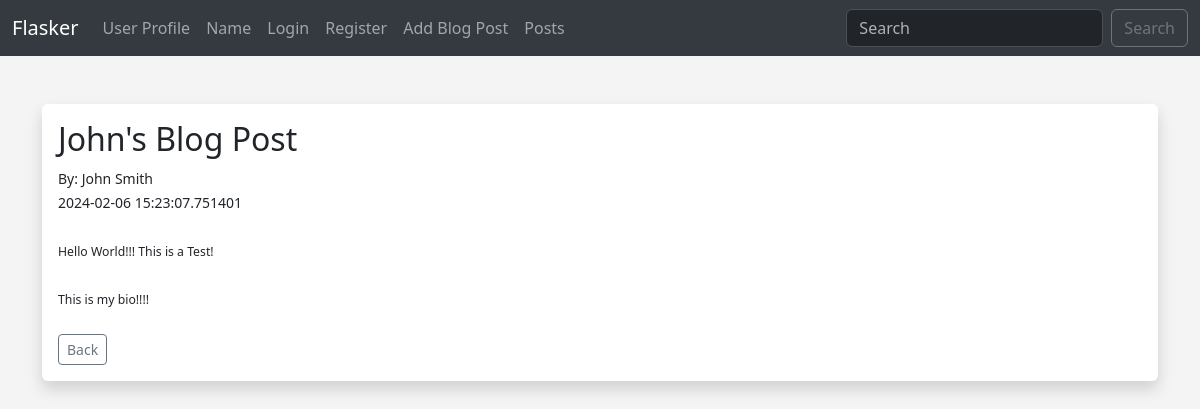
Page /posts/3 on the committed database.
### app.py (models this page shows, shortened)
class Posts(db.Model):
    id = db.Column(db.Integer, primary_key=True)
    title = db.Column(db.String(255))
    content = db.Column(db.Text)
    date_posted = db.Column(db.DateTime, default=datetime.utcnow)
    slug = db.Column(db.String(255))
    poster_id = db.Column(db.Integer(), db.ForeignKey('users.id'))

class Users(db.Model, UserMixin):
    id = db.Column(db.Integer, primary_key=True)
    username = db.Column(db.String(20), nullable=False)
    name = db.Column(db.String(200), nullable=False)
    email = db.Column(db.String(120), nullable=False,unique=True)
    favorite_color = db.Column(db.String(120))
    about_author = db.Column(db.Text(500), nullable=True)
    date_added = db.Column(db.DateTime, default=datetime.utcnow)
    profile_pic = db.Column(db.String(), nullable=True)
    password_hash = db.Column(db.String(128))
    posts = db.relationship('Posts', backref='poster')
    @property
    def password(self):
        raise AttributeError('password is not a readable attribute')

### app.py (the view)
@app.route('/posts/<int:id>')
def post(id):
    post = Posts.query.get_or_404(id)
    return render_template('post.html', post=post)

### webforms.py
class SearchForm(FlaskForm):
    searched = StringField("Searched", validators=[DataRequired()])
    submit = SubmitField()

### app.py (called while the page is built)
@app.context_processor
def base():
    form = SearchForm()
    return dict(form=form)

### templates/post.html (shortened to what this page needs)
{% extends 'base.html' %}
{% block content %}
<br/>
<div class="shadow p-3 mb-5 bg-body rounded">
	<h2>{{ post.title }}</h2>
	<small>By: {{ post.poster.name }}<br/>
	{{ post.date_posted }}<small> <br/><br/>
	{{ post.content|safe }}<br/><br/>
	{% if post.poster.about_author %}
	{{ post.poster.about_author }}<br/><br/>
	{% endif %}
	<a href="{{ url_for('posts') }}" class="btn btn-outline-secondary btn-sm">Back</a>
</div>
<br/>
{% endblock %}

### static/css/style.css (style rules this page uses)
body { background: #f4f4f4; }

### rows in the picture
Posts: title "John's Blog Post", date_posted "2024-02-06 15:23:07.751401", content "Hello World!!! This is a Test!"
Users: poster.name "John Smith", poster.about_author "This is my bio!!!!"
